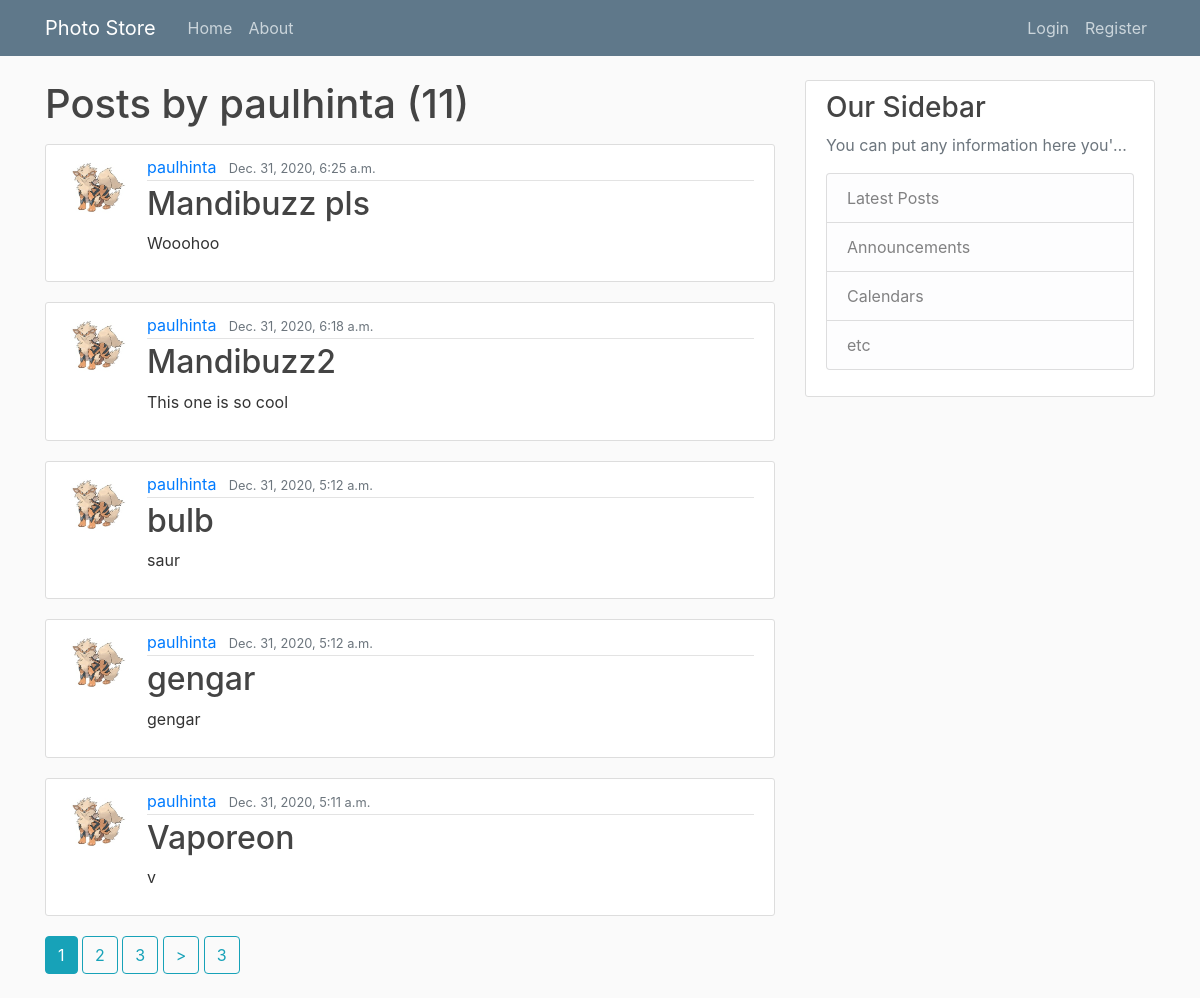
Before: /user/paulhinta/ with the older database file.
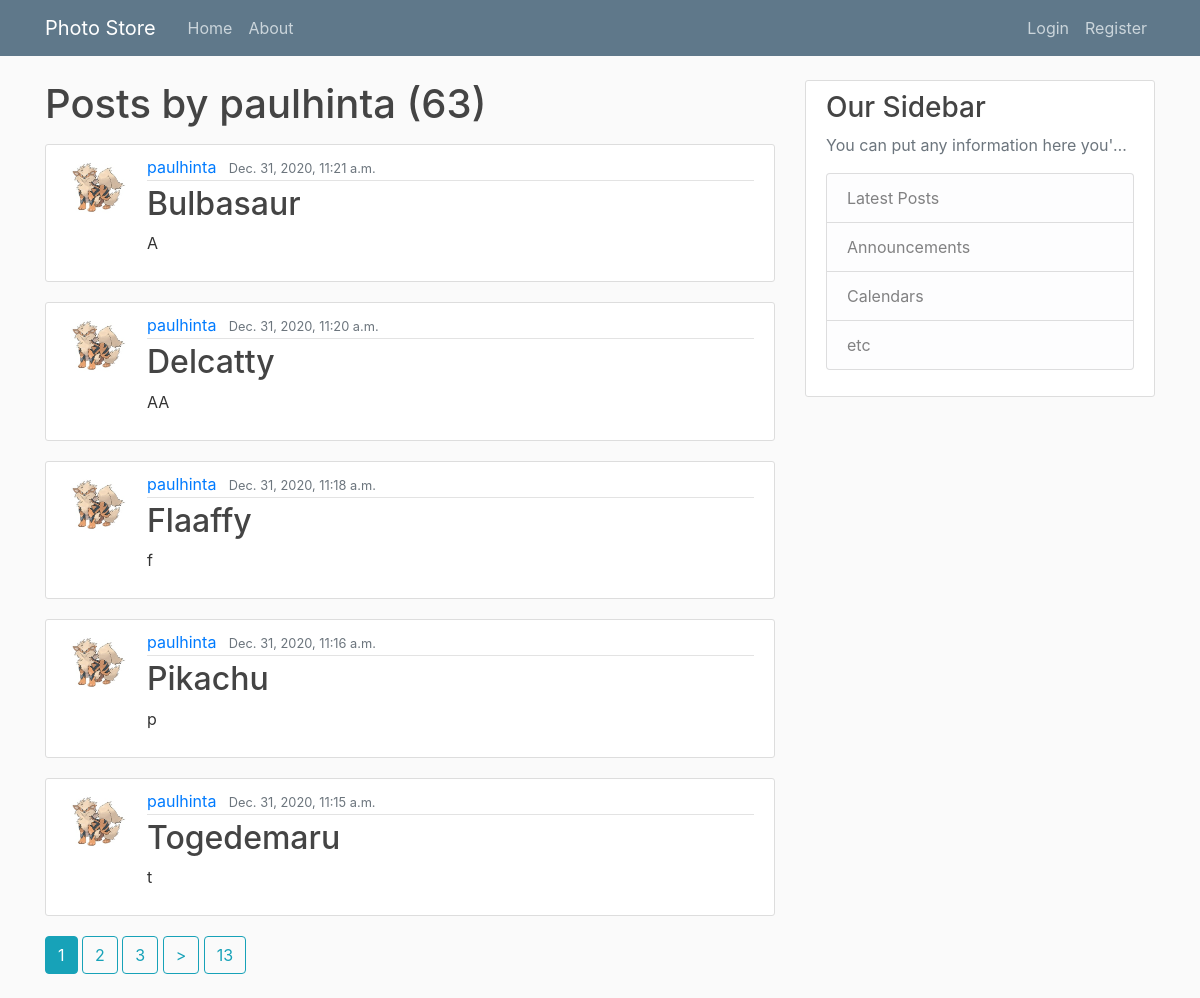
After: the same page with the newer database file.
### src/store/models.py (models this page shows, shortened)
class Photo(models.Model):
    title           = models.CharField(max_length=100)
    pic             = models.ImageField(blank=True, upload_to='')
    thumbnail       = models.ImageField(blank=True, upload_to="thumbnails")
    price           = models.DecimalField(max_digits=1000, decimal_places=2, default=0.01)
    description     = models.TextField(max_length=2500)
    available       = models.BooleanField(default=True)
    featured        = models.BooleanField(default=False)
    date_posted     = models.DateTimeField(default = timezone.now)
    author          = models.ForeignKey(User, on_delete = models.CASCADE)
    '''
        Get absolute URL allows user to be redirected to the post after creating a new one
        Using reverse > redirect because reverse gives the browser a url as string and browser follows that route
        Redirect does the work itself
        By using reverse, we are letting the view handle the redirect for us instead of the server
    '''

### src/members/models.py (models this page shows, shortened)
class Profile(models.Model):
    user = models.OneToOneField(User, on_delete=models.CASCADE)
    image = models.ImageField(default='profile_pics/default.jpg', upload_to='profile_pics')

### src/store/views.py (the view)
# urls.py: path('user/<str:username>/', AllUserPostsView.as_view(), name='user-photos'),
class AllUserPostsView(ListView): #class-based view
    model = Photo
    template_name = 'store/user_photos.html'
    context_object_name = 'photos' #this is how it's named in the home.html template
    paginate_by = 5
    def get_queryset(self):
        user = get_object_or_404(User, username=self.kwargs.get('username'))
        return Photo.objects.filter(author=user).order_by('-date_posted')

### src/templates/store/user_photos.html (shortened to what this page needs)
{%extends 'store/base.html' %}
{% block content %}
        <h1 class = "mb-3">Posts by {{ view.kwargs.username }} ({{ page_obj.paginator.count }})</h1>
        {% for post in photos %}
            <article class="media content-section">
                <img class="rounded-circle article-img" src="{{ post.author.profile.image.url }}">
                <div class="media-body">
                <div class="article-metadata">
                    <a class="mr-2" href="{% url 'user-photos' post.author.username %}">{{ post.author }}</a>
                    <small class="text-muted">{{ post.date_posted }}</small>
                </div>
                <h2><a class="article-title" href="{% url 'photo-details' post.id %}">{{ post.title }}</a></h2>
                <p class="article-content" e>{{ post.description }}</p>
                </div>
            </article>
        {%endfor%}
        {% if is_paginated %}
            {% for num in page_obj.paginator.page_range %}
                {% if page_obj.number == num %}
                    <a class = "btn btn-info mb-4" href="?page={{ num }}">{{ num }}</a>
                {% elif num > page_obj.number|add:'-3' and num < page_obj.number|add:'3' %}
                    <a class = "btn btn-outline-info mb-4" href="?page={{ num }}">{{ num }}</a>
                {% endif %}
                {% endfor %}
            {% if page_obj.has_next %}
                <a class = "btn btn-outline-info mb-4" href="?page={{ page_obj.next_page_number }}">></a>
                <a class = "btn btn-outline-info mb-4" href="?page={{ page_obj.paginator.num_pages }}">{{ page_obj.paginator.num_pages }}</a>
            {% endif %}
        {% endif %}
{% endblock content %}

Changed rows visible on the page:
no longer on this page (row unchanged): Photo: author.profile.image (picture), author "paulhinta", date_posted "Dec. 31, 2020, 6:25 a.m.", title "Mandibuzz pls", description "Wooohoo"
no longer on this page (row unchanged): Photo: author.profile.image (picture), author "paulhinta", date_posted "Dec. 31, 2020, 6:18 a.m.", title "Mandibuzz2", description "This one is so cool"
no longer on this page (row unchanged): Photo: author.profile.image (picture), author "paulhinta", date_posted "Dec. 31, 2020, 5:12 a.m.", title "bulb", description "saur"
no longer on this page (row unchanged): Photo: author.profile.image (picture), author "paulhinta", date_posted "Dec. 31, 2020, 5:12 a.m.", title "gengar", description "gengar"
no longer on this page (row unchanged): Photo: author.profile.image (picture), author "paulhinta", date_posted "Dec. 31, 2020, 5:11 a.m.", title "Vaporeon", description "v"
added Photo: author.profile.image (picture), author "paulhinta", date_posted "Dec. 31, 2020, 11:21 a.m.", title "Bulbasaur", description "A"
added Photo: author.profile.image (picture), author "paulhinta", date_posted "Dec. 31, 2020, 11:20 a.m.", title "Delcatty", description "AA"
added Photo: author.profile.image (picture), author "paulhinta", date_posted "Dec. 31, 2020, 11:18 a.m.", title "Flaaffy", description "f"
added Photo: author.profile.image (picture), author "paulhinta", date_posted "Dec. 31, 2020, 11:16 a.m.", title "Pikachu", description "p"
added Photo: author.profile.image (picture), author "paulhinta", date_posted "Dec. 31, 2020, 11:15 a.m.", title "Togedemaru", description "t"
Other visible differences:
{{ page_obj.paginator.count }}: "11" → "63"
{{ page_obj.paginator.num_pages }}: "3" → "13"
